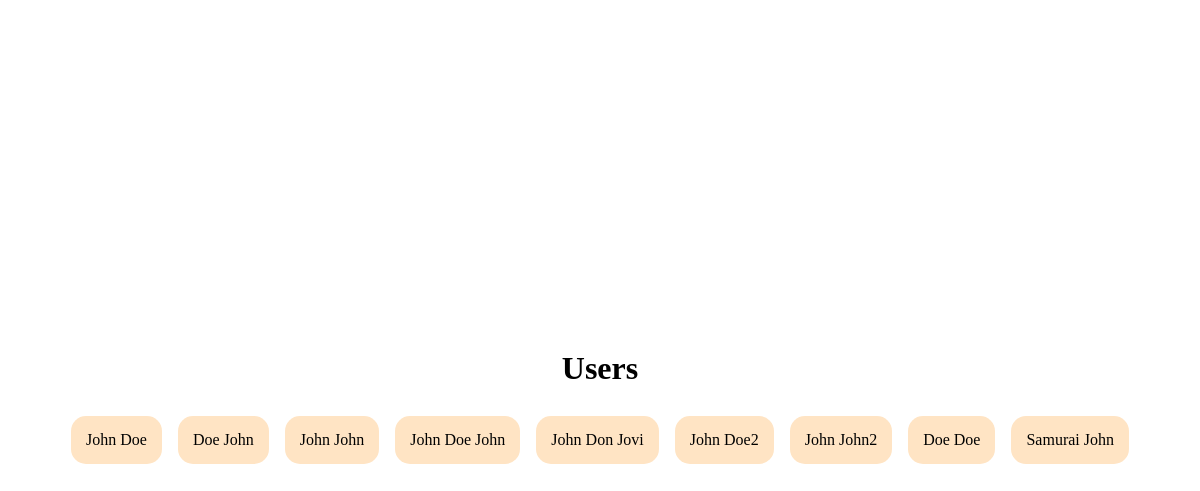
/rabitTakehome/users, run on the app's committed database.
### tables this page shows
CREATE TABLE `users` (
  `id` int(11) NOT NULL,
  `name` varchar(200) NOT NULL
);

### controllers/UserController.php (called while the page is built)
<?php
require(__DIR__."/../dao/Dao.php");
$dao =Dao::getInstance();
$users = $dao->GetAll(Tables::Users);
require(__DIR__."/../views/users.php");
?>

### dao/Dao.php (called while the page is built, shortened)
<?php
class Dao{
    private static $instance;
    private $db;
    public function GetAll(Tables $table){
        $output = [];
        $res =null;
        if($table==Tables::Users){
            $res = $this->db->query("SELECT * FROM $table->value ;");
        }else if($table==Tables::Advertisements){
            $res = $this->db->query("SELECT {$table->value}.id, title, userid, name FROM {$table->value} LEFT JOIN ".Tables::Users->value." on {$table->value}.userid=".Tables::Users->value.".id;" );
        }
        while(($current=$res->fetch_object($table==Tables::Users ?User::class:Advertisement::class))!==null){
            $output[]=$current;
        }
        return $output;
    }
    public static function getInstance():Dao{
        if(!isset(self::$instance)){
            self::$instance = new Dao();
        }
        return self::$instance;
    }
    protected function __construct() {
        $this->db = new mysqli("localhost", "root", "", "advertisements")or die("Connection to db could not be made");
    }
}
?>

### views/users.php (the view, shortened to what this page needs)
<!DOCTYPE html>
<html lang="en">
<head>
    <link rel="stylesheet" href="style.css">
</head>
<body class="main-content">
    <h1>Users</h1>
    <div class="users">
        <?php
            foreach ($users as $key => $value) {
                ?>
                    <div class="one-user" ><?php echo $value->name ; ?></div>
                <?php
            }
        ?>
    </div>
</body>
</html>

### style.css (style rules this page uses)
html, body { height: 100%; margin: 0px; }
.main-content { display: flex; justify-content: center; align-items: center; flex-direction: column; }
.users { display: flex; flex-wrap: wrap; width: 90%; justify-content: center; }
.one-user { padding: 15px; background-color: bisque; border-radius: 15px; margin: 8px; }

### data on the page
users: name "John Doe"
users: name "Doe John"
users: name "John John"
users: name "John Doe John"
users: name "John Don Jovi"
users: name "John Doe2"
users: name "John John2"
users: name "Doe Doe"
users: name "Samurai John"
